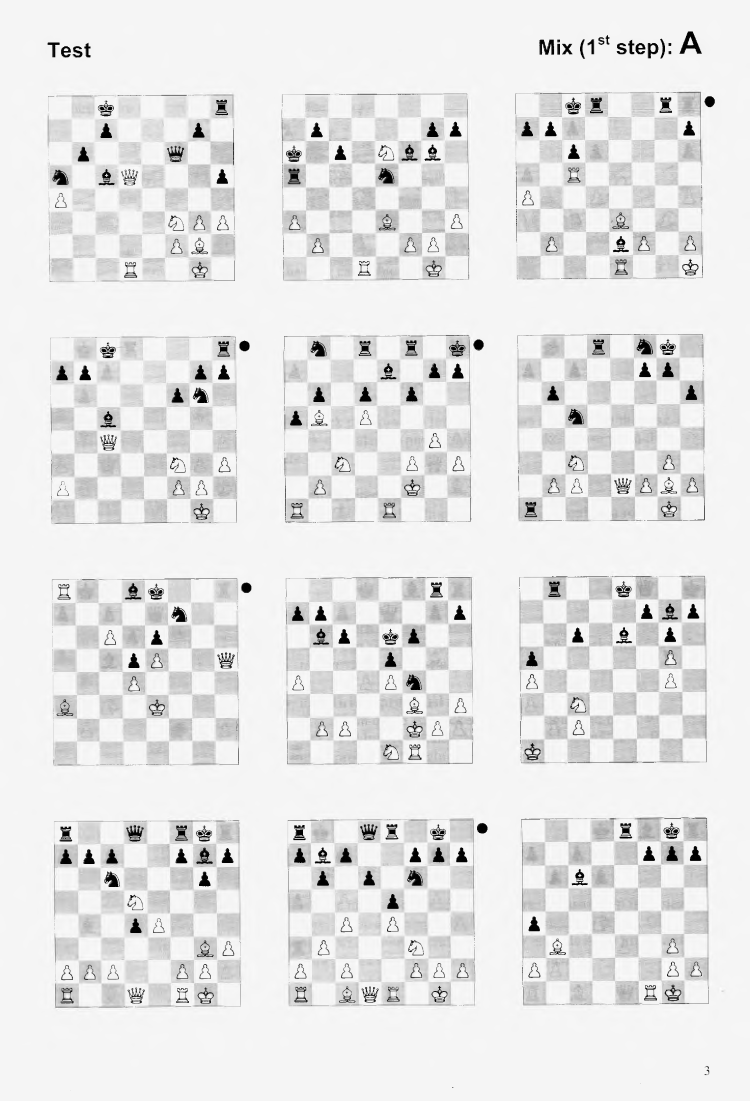
#> input picture backend/vision/debug_import/latest_page.png, 1500 x 2203 px, found by its file name (shown at 1/2 size)
$ python _cmp_coarse.py
#> lines starting #> are read from the running program, lines starting #| are printed output that depends on the picture
import sys, os, numpy as np, cv2
sys.path.insert(0, r'backend\vision')
import detect_fen as df
import detect_page as dp

img = cv2.imread(r'backend\vision\debug_import\latest_page.png')
#> img is the input picture: shape (2203, 1500, 3); min 0, max 255, mean 229.8
h, w = img.shape[:2]
#> h = 2203; w = 1500
k = min(1.0, 1600.0 / max(h, w))
#> k = 0.726
work = cv2.resize(img, (int(w * k), int(h * k))) if k < 1 else img
wh, ww = work.shape[:2]
#> wh = 1600; ww = 1089
print('work', wh, ww)
#| work 1600 1089
win = int(0.5 * min(wh, ww))
#> win = 544
stride = max(32, int(win * dp.STRIDE_FRAC))
#> stride = 136
pad = win
#> pad = 544
padded = np.full((wh + 2 * pad, ww + 2 * pad, 3), 255, np.uint8)
padded[pad:pad + wh, pad:pad + ww] = work
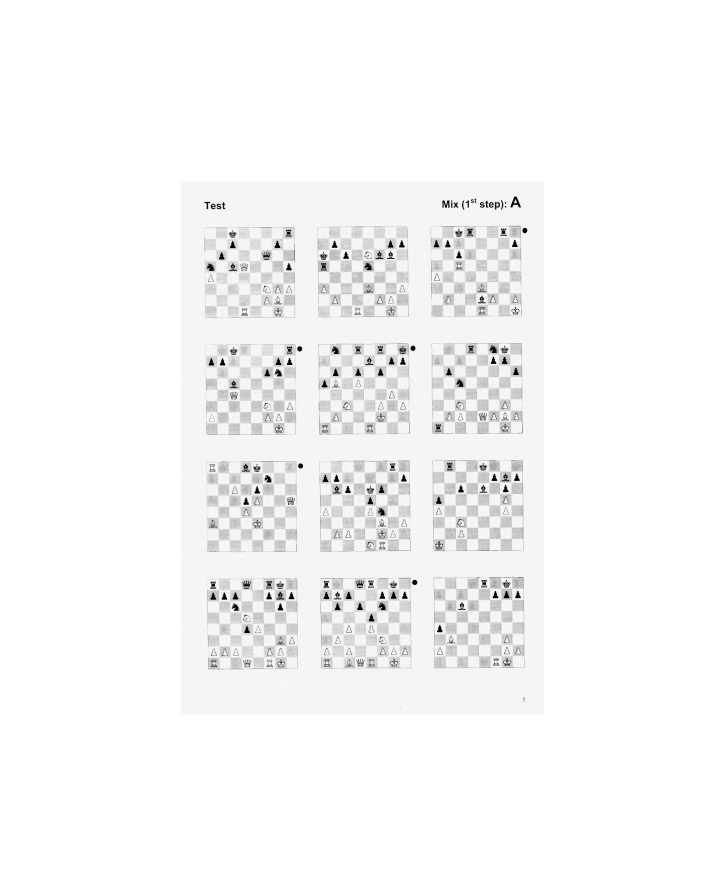
#> padded: shape (2688, 2177, 3) (shown at 1/3 size); min 0, max 255, mean 247.5

for coarse in (224, 160):
    hits = []
    y = 0
    while y + win <= wh + 2 * pad:
        x = 0
        while x + win <= ww + 2 * pad:
#> (the run stopped early here; a loop or call above may not have finished)
